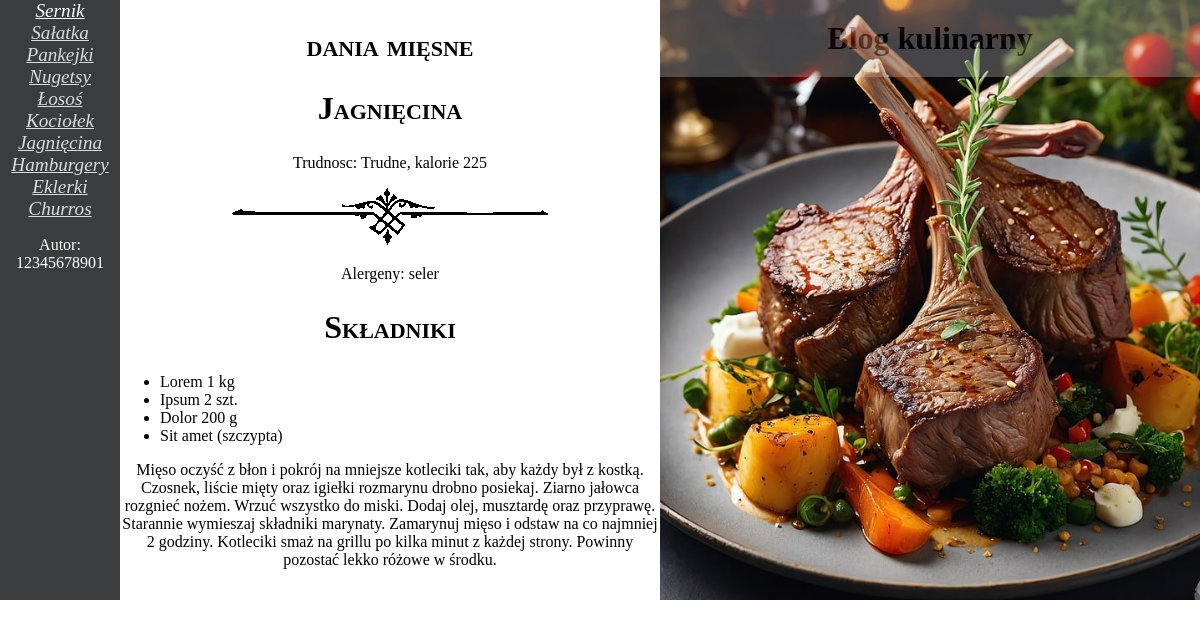
The page /blog_kulinarny/przepisy.php on the database its author committed.
### tables this page shows
CREATE TABLE `potrawy` (
  `idPotrawy` int(10) UNSIGNED NOT NULL,
  `idRodzaje` int(10) UNSIGNED NOT NULL,
  `nazwa` varchar(50) DEFAULT NULL,
  `plik` varchar(50) DEFAULT NULL,
  `trudnosc` tinyint(3) UNSIGNED DEFAULT NULL,
  `kalorie` int(10) UNSIGNED DEFAULT NULL,
  `przepis` text DEFAULT NULL
);

CREATE TABLE `rodzaje` (
  `idRodzaje` int(10) UNSIGNED NOT NULL,
  `rodzaj` varchar(20) DEFAULT NULL
);

CREATE TABLE `alergeny` (
  `idAlergeny` int(10) UNSIGNED NOT NULL,
  `alergen` varchar(30) DEFAULT NULL
);

### blog_kulinarny/przepisy.php (the view, shortened to what this page needs)
<!DOCTYPE html>
<html lang="pl">
<head>
    <link rel="stylesheet" href="styl.css">
</head>
<body>
<aside>
    <a href="przepisy.php?id=1">Sernik</a>
    <a href="przepisy.php?id=2">Sałatka</a>
    <a href="przepisy.php?id=3">Pankejki</a>
    <a href="przepisy.php?id=4">Nugetsy</a>
    <a href="przepisy.php?id=5">Łosoś</a>
    <a href="przepisy.php?id=6">Kociołek</a>
    <a href="przepisy.php?id=7">Jagnięcina</a>
    <a href="przepisy.php?id=8">Hamburgery</a>
    <a href="przepisy.php?id=9">Eklerki</a>
    <a href="przepisy.php?id=10">Churros</a>
    <p>Autor: 12345678901</p>
</aside>
<main>
    <?php
    $id = 7;
    $db = mysqli_connect("localhost", "root", "", "przepisy");
    $query1 = "SELECT potrawy.nazwa, rodzaje.rodzaj FROM potrawy JOIN rodzaje ON potrawy.idRodzaje = rodzaje.idRodzaje WHERE potrawy.idPotrawy = $id;";
    $wynik1 = mysqli_query($db, $query1);
    $row1 = mysqli_fetch_array($wynik1);
    echo "<h2>{$row1['1']}</h2>";
    $query2 = "SELECT nazwa, trudnosc, kalorie FROM potrawy WHERE idPotrawy = $id;";
    $wynik2 = mysqli_query($db, $query2);
    $row2 = mysqli_fetch_array($wynik2);
    echo "<h2> {$row2['0']}</h2>";
    if ($row2['1'] == 1) {
        $poziom = 'łatwe';
    } elseif ($row2['1'] == 2)  {
        $poziom = 'Srednie';
    } else {
        $poziom = 'Trudne';
    }
    echo "<p>Trudnosc: $poziom, kalorie {$row2['2']}</p> ";
    ?>
    <img src="separator.png" alt="przepis">
    <p> Alergeny:
    <?php
       $query3 = "SELECT potrawy.nazwa, alergeny.alergen FROM potrawy JOIN lista_alergenow ON potrawy.idPotrawy = lista_alergenow.idPotrawy JOIN alergeny ON lista_alergenow.idAlergeny = alergeny.idAlergeny WHERE potrawy.idPotrawy = $id;";
       $wynik3 = mysqli_query($db, $query3);
       while($row3 = mysqli_fetch_array($wynik3)) {
        echo "{$row3['1']} ";
       }
    ?>
    </p>
    <h2>Składniki</h2>
    <ul>
        <li>Lorem 1 kg</li>
        <li>Ipsum 2 szt.</li>
        <li>Dolor 200 g</li>
        <li>Sit amet (szczypta)</li>
    </ul>
    <?php
        $query4 = "SELECT przepis, plik FROM potrawy WHERE idPotrawy = $id;";
        $wynik4 = mysqli_query($db, $query4);
        $row4 = mysqli_fetch_array($wynik4);
        ?>
        <p><?php echo $row4['0']; ?></p>
</main>
    <section style="background-image: url('<?= $row4['1'] ?>')">
        <h1>Blog kulinarny</h1>
    </section>
</body>
</html>

### blog_kulinarny/styl.css (style rules this page uses)
* { font-family: garamond; text-align: center; }
body { display: flex; margin: 0; }
aside { background-color: #3a3c3e; color: white; width: 10%; height: 600px; }
main { width: 45%; height: 600px; overflow: auto; }
section { background-size: cover; width: 45%; height: 600px; }
h1 { background-color: rgb(211, 211, 211); opacity: 0.3; padding: 20px 0px; margin: 0; font-size: 2em; }
h2 { font-size: 2em; font-variant: small-caps; }
li { text-align: left; }
a { color: gainsboro; font-size: 120%; font-style: italic; display: block; }

### rows shown on the page
potrawy: idRodzaje.rodzaj "dania mięsne", nazwa "Jagnięcina", trudnosc "Trudne", kalorie "225", alergeny.alergen "seler", przepis "Mięso oczyść z błon i pokrój na mniejsze kotleciki tak, aby każdy był z kostką. Czosnek, liście mięty oraz igiełki rozmarynu drobno posiekaj. Ziarno jałowca rozgnieć nożem. Wrzuć wszystko do miski. Dodaj olej, musztardę oraz przyprawę. Starannie wymieszaj składniki marynaty. Zamarynuj mięso i odstaw na co najmniej 2 godziny. Kotleciki smaż na grillu po kilka minut z każdej strony. Powinny pozostać lekko różowe w środku.", plik (picture)
